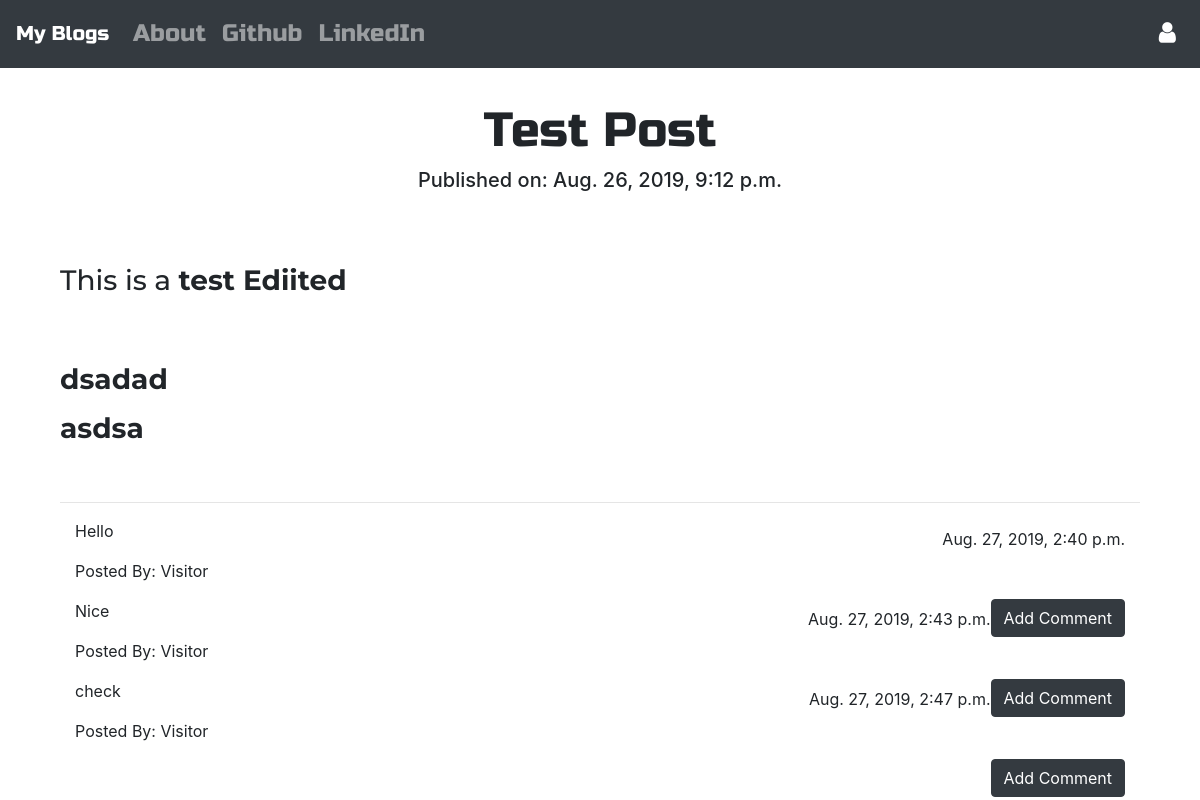
The app's page /post/2/ with its own data.
### blog/models.py (models this page shows, shortened)
class Post(models.Model):
    author = models.ForeignKey('auth.User', on_delete=models.CASCADE)
    title = models.CharField(max_length=200)
    text = models.TextField()
    created_date = models.DateTimeField(default=timezone.now())
    published_date  = models.DateTimeField(blank=True, null=True)

class Comment(models.Model):
    post = models.ForeignKey('blog.Post', related_name='comments', on_delete=models.CASCADE)
    author = models.CharField(max_length=200)
    text = models.TextField()
    create_date = models.DateTimeField(default=timezone.now())
    approved_comment = models.BooleanField(default=False)

### blog/views.py (the view)
# urls.py: path('post/<int:pk>/', views.PostDetailView.as_view(), name="post_detail"),
class PostDetailView(DetailView):
    model = Post

### blog/templates/blog/post_detail.html (shortened to what this page needs)
{% extends 'blog/base.html' %}
{% block content %}
  <h1 class="posttitle text-center loader">{{ post.title }}</h1>
  {% if post.published_date %}
    <div class="date postdate h5">
      Published on: {{ post.published_date }}
    </div>
  {% else %}
    <br />
    <a href="{% url 'blog:post_publish' pk=post.pk %}" class="btn btn-dark w-100">Publish</a>
  {% endif %}
  <br />
  <br />
  <h3 class="postcontent">{{ post.text|safe|linebreaks }}</h3>
  <br />
  <hr>
  <div class="container">
    {% for comment in post.comments.all %}
      {% if user.is_authenticated or comment.approved_comment %}
        <p class="mt-2 float-right">{{ comment.create_date }}</p>
      <p>{{ comment.text|safe|linebreaks }}</p>
      <p>Posted By: {{ comment.author }}</p>
      {% endif %}
      <a class="btn btn-dark float-right" href="{% url 'blog:add_comment_to_post' pk=post.pk %}">Add Comment</a>
      {% empty %}
        <a class="btn btn-dark float-right" href="{% url 'blog:add_comment_to_post' pk=post.pk %}">Add Comment</a>
        <p>No Comments</p>
    {% endfor %}
  </div>
{% endblock %}

### blog/static/css/blog.css (style rules this page uses)
.postdate { text-align: center; }
.posttitle { font-family: 'Russo One', sans-serif; font-size: 3em; }
.postcontent { font-family: 'Montserrat'; }
.loader { filter:hue-rotate(0deg); color: linear-gradient(45deg,#0f8,#08f); animation:hue 5000ms infinite linear; }

### records on screen
Post: title "Test Post", published_date "Aug. 26, 2019, 9:12 p.m.", text "This is a test Ediited dsadad asdsa"
Comment: create_date "Aug. 27, 2019, 2:40 p.m.", text "Hello", author "Visitor"
Comment: create_date "Aug. 27, 2019, 2:43 p.m.", text "Nice", author "Visitor"
Comment: create_date "Aug. 27, 2019, 2:47 p.m.", text "check", author "Visitor"
